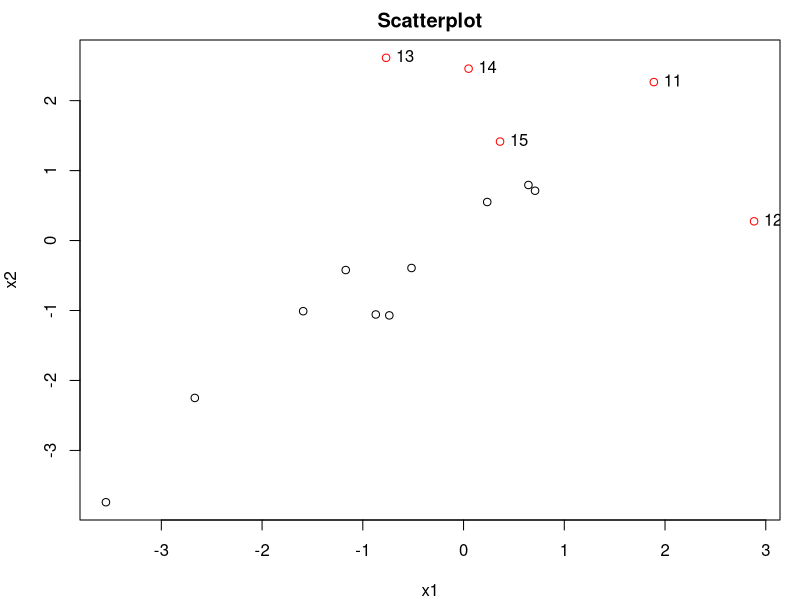
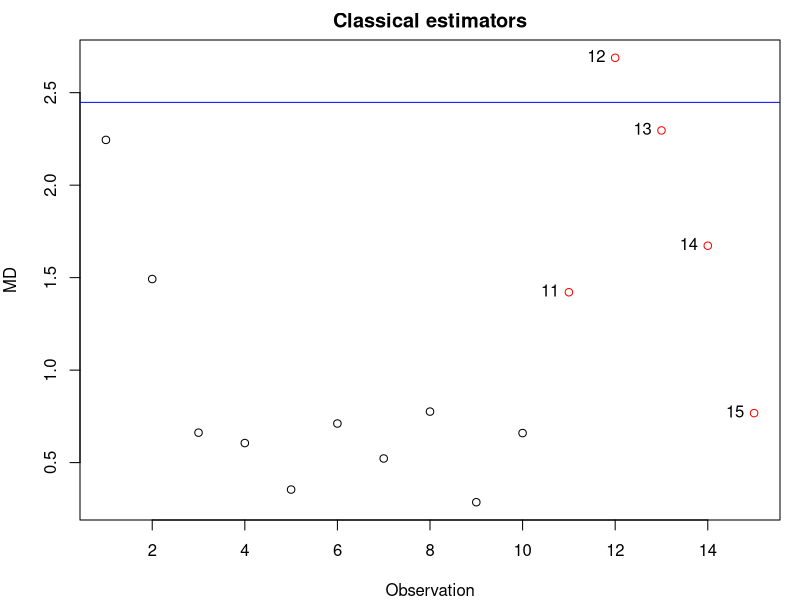
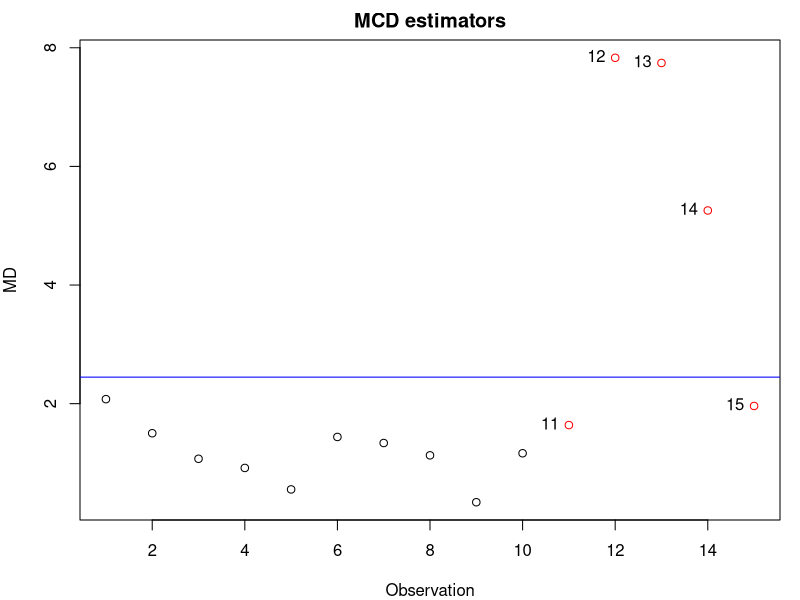

Source code (R) for these figures, in order:
library(car)
library(MASS)
library(rrcov)

data <- mvrnorm(n=10, mu=c(0,0), Sigma=matrix(c(2.1,2,2,2),2))
outliers <- mvrnorm(n=5, mu=c(0,2), Sigma=matrix(c(3,1,1,3),2))
exampleset <- rbind(data,outliers)
colors = cbind(rep('black', 10), rep('red', 5))

png(file='scatterplot.png', width=4, height=4, units="in", res=300)
par(oma=c(0,0,0,0), mar=c(4,4,2,1))
plot(exampleset, xlab = 'x1', ylab = 'x2', col=colors)
text(exampleset[11:15,], labels=c(11,12,13,14,15), pos = 4)
title('Scatterplot')
dev.off()

mu <- colMeans(exampleset)
Sigma <- cov(exampleset)
D2 <- mahalanobis(exampleset, mu, Sigma)
sqrt(D2)

MD <- cbind(c(1:15), sqrt(D2))

png(file='classical-estimators.png', width=4, height=4, units="in", res=300)
par(oma=c(0,0,0,0), mar=c(4,4,2,1))
plot(MD, xlab='Observation', ylab='MD', col=colors)
text(MD[11:15,], labels=c(11,12,13,14,15), pos = 2)
abline(h=sqrt(5.991), col='blue')
title('Classical estimators')
dev.off()

test <- cov.mcd(exampleset)
muMCD <- test$center
SigmaMCD <-test$cov
D2MCD <- mahalanobis(exampleset, muMCD, SigmaMCD)
sqrt(D2MCD)
RD <- cbind(c(1:15), sqrt(D2MCD))

png(file='mcd-estimators.png', width=4, height=4, units="in", res=300)
par(oma=c(0,0,0,0), mar=c(4,4,2,1))
plot(RD, xlab='Observation', ylab='MD', col=colors)
text(RD[11:15,], labels=c(11,12,13,14,15), pos = 2)
abline(h=sqrt(5.991), col='blue')
title('MCD estimators')
dev.off()
